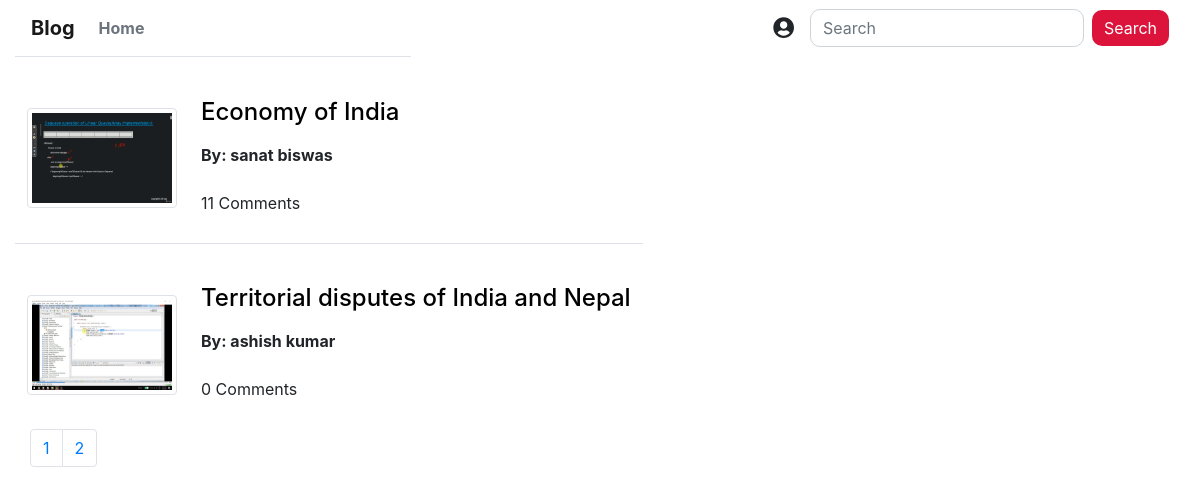
Screenshot of /dashboard.php (signed in) with the database file from the repository.
### tables this page shows
CREATE TABLE `article` (
  `id` int(11) NOT NULL,
  `articlename` varchar(50) DEFAULT NULL,
  `articlecontent` varchar(255) DEFAULT NULL,
  `imagepath` varchar(255) NOT NULL,
  `userid` int(11) NOT NULL
);

CREATE TABLE `register` (
  `userid` int(11) NOT NULL,
  `username` varchar(50) DEFAULT NULL,
  `firstname` varchar(50) DEFAULT NULL,
  `lastname` varchar(50) DEFAULT NULL,
  `email` varchar(50) DEFAULT NULL,
  `password` varchar(100) DEFAULT NULL
);

### dashboard.php (the view, shortened to what this page needs)
<?php
include("config.php");
?>
<!DOCTYPE html>
<html lang="en" dir="ltr">
<head>
    <link rel="stylesheet" href="css/bootstrap.min.css">
    <link rel="stylesheet" href="css/style.css">
    <link rel="stylesheet" href="css/all.min.css"/>
</head>
<body id="body">
<div class="container-fluid">
    <nav class="navbar navbar-expand-lg navbar-light" id="bgcolor">
        <a class="navbar-brand" href="dashboard.php">Blog</a>
        <div class="collapse navbar-collapse" id="navbarSupportedContent">
            <ul class="navbar-nav mr-auto">
                <li class="nav-item active">
                    <a class="nav-link text-muted" href="dashboard.php">Home</a>
                </li>
            </ul>
            <div class="nav nav-link">
                <div class="dropdown">
                    <a type="text" id="dropdownMenuButton" data-toggle="dropdown" aria-haspopup="true"
                       aria-expanded="false">
                        <i class="fa fa-user-circle fa-lg user-icon"  aria-hidden="true" style="cursor: pointer;"></i>
                    </a>
                </div>
            </div>
            <form class="form-inline my-2 my-lg-0" action="results.php" method="POST">
                <input class="form-control mr-sm-2" name="search" type="search"
                       id="search" placeholder="Search" aria-label="Search">
                <button class="btn btn-success my-2 my-sm-0" name="searchButton"
                        id="searchbutton" type="submit">Search
                </button>
            </form>
        </div>
    </nav>
    <div class="row">
        <div class='col-md-8'>
            <?php
            $results_per_page = 2;
            $query = mysqli_query($con, "SELECT * FROM article");
            $number_of_results = mysqli_num_rows($query);
            $number_of_pages = ceil($number_of_results / $results_per_page);
            if (!isset($_GET['page'])) {
                $page = 1;
            } else {
                $page = $_GET['page'];
            }
            $this_page_first_result = ($page-1)*$results_per_page;
            $sql = 'SELECT * FROM article INNER JOIN register ON
                article.userid = register.userid limit '. $this_page_first_result.','.$results_per_page;
            $page_query = mysqli_query($con, $sql);
            while ($row = mysqli_fetch_array($page_query)) {
                $article_id = $row['id'];
                $firstname = $row['firstname'];
                $lastname = $row['lastname'];
                $fileName = $row['articlename'];
                $imagePath = $row['imagepath'];
                echo "<table class='table table-responsive'>
                      <tr><td>
                      <img src='$imagePath' alt=''
                                class='img-thumbnail img-fluid float-left'
                                    style='width: 150px; height: 100px; margin-top: 39px'></td>"; ?>
             <td>
            <h4 class="text-danger"><a href="articleFetch.php?id=<?php echo $row['id']; ?>"
                            class="link_rem"><?php echo "<br>" . $fileName; ?></a></h4>
                <div class="font-weight-bold">
                    By: <?php echo $firstname . ' ' . $lastname; ?>
                </div>
                <?php
                    $comm_query = mysqli_query($con, "SELECT count(comment) from comments where articleid = '$article_id'");
                $comment_count = mysqli_fetch_array($comm_query);
                echo '<br><span>'.$comment_count[0].' Comments</span>'; ?>
                </td>
                 <?php
                echo "</tr>
                </table>";
            }
            ?>
            <div aria-label="..." class="col-sm-6">
                <ul class="pagination">
                    <?php
                     for ($page = 1; $page <= $number_of_pages; $page++) {
                         echo '<li class="page-item"><a class="page-link" href="dashboard.php?page=' . $page . '">' . $page . '</a></li> ';
                     }
                    ?>
                </ul>
            </div>
        </div>
    </div>
</div>
</body>
</html>

### css/style.css (style rules this page uses)
html, body { box-sizing: border-box; }
#bgcolor { font-weight: bold; text-decoration-color: indianred; }
#search { border-radius: 10px; }
#searchbutton { background-color: crimson; border-radius: 10px; border: none; }
.link_rem { color: black; }

### rows the page displays
article: imagepath (picture), articlename "Economy of India", userid.firstname "sanat", userid.lastname "biswas", comment_count "11"
article: imagepath (picture), articlename "Territorial disputes of India and Nepal", userid.firstname "ashish", userid.lastname "kumar", comment_count "0"
